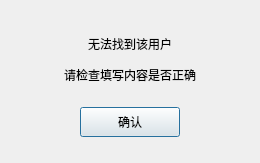
<?xml version="1.0" encoding="UTF-8"?>
<ui version="4.0">
 <class>SearchFailedDialog</class>
 <widget class="QDialog" name="SearchFailedDialog">
  <property name="geometry">
   <rect>
    <x>0</x>
    <y>0</y>
    <width>260</width>
    <height>163</height>
   </rect>
  </property>
  <property name="windowTitle">
   <string>Dialog</string>
  </property>
  <layout class="QVBoxLayout" name="verticalLayout">
   <item>
    <spacer name="verticalSpacer">
     <property name="orientation">
      <enum>Qt::Vertical</enum>
     </property>
     <property name="sizeType">
      <enum>QSizePolicy::Fixed</enum>
     </property>
     <property name="sizeHint" stdset="0">
      <size>
       <width>20</width>
       <height>20</height>
      </size>
     </property>
    </spacer>
   </item>
   <item>
    <widget class="QLabel" name="tipLabel">
     <property name="minimumSize">
      <size>
       <width>0</width>
       <height>25</height>
      </size>
     </property>
     <property name="maximumSize">
      <size>
       <width>16777215</width>
       <height>25</height>
      </size>
     </property>
     <property name="text">
      <string>无法找到该用户</string>
     </property>
     <property name="alignment">
      <set>Qt::AlignCenter</set>
     </property>
    </widget>
   </item>
   <item>
    <widget class="QLabel" name="tipLabel_2">
     <property name="minimumSize">
      <size>
       <width>0</width>
       <height>25</height>
      </size>
     </property>
     <property name="maximumSize">
      <size>
       <width>16777215</width>
       <height>25</height>
      </size>
     </property>
     <property name="text">
      <string>请检查填写内容是否正确</string>
     </property>
     <property name="alignment">
      <set>Qt::AlignCenter</set>
     </property>
    </widget>
   </item>
   <item>
    <widget class="QWidget" name="widget" native="true">
     <layout class="QHBoxLayout" name="horizontalLayout">
      <item>
       <widget class="ClickedBtn" name="confirmButton">
        <property name="minimumSize">
         <size>
          <width>100</width>
          <height>30</height>
         </size>
        </property>
        <property name="maximumSize">
         <size>
          <width>100</width>
          <height>30</height>
         </size>
        </property>
        <property name="text">
         <string>确认</string>
        </property>
       </widget>
      </item>
     </layout>
    </widget>
   </item>
  </layout>
 </widget>
 <customwidgets>
  <customwidget>
   <class>ClickedBtn</class>
   <extends>QPushButton</extends>
   <header location="global">clickedbtn.h</header>
  </customwidget>
 </customwidgets>
 <resources/>
 <connections/>
</ui>
